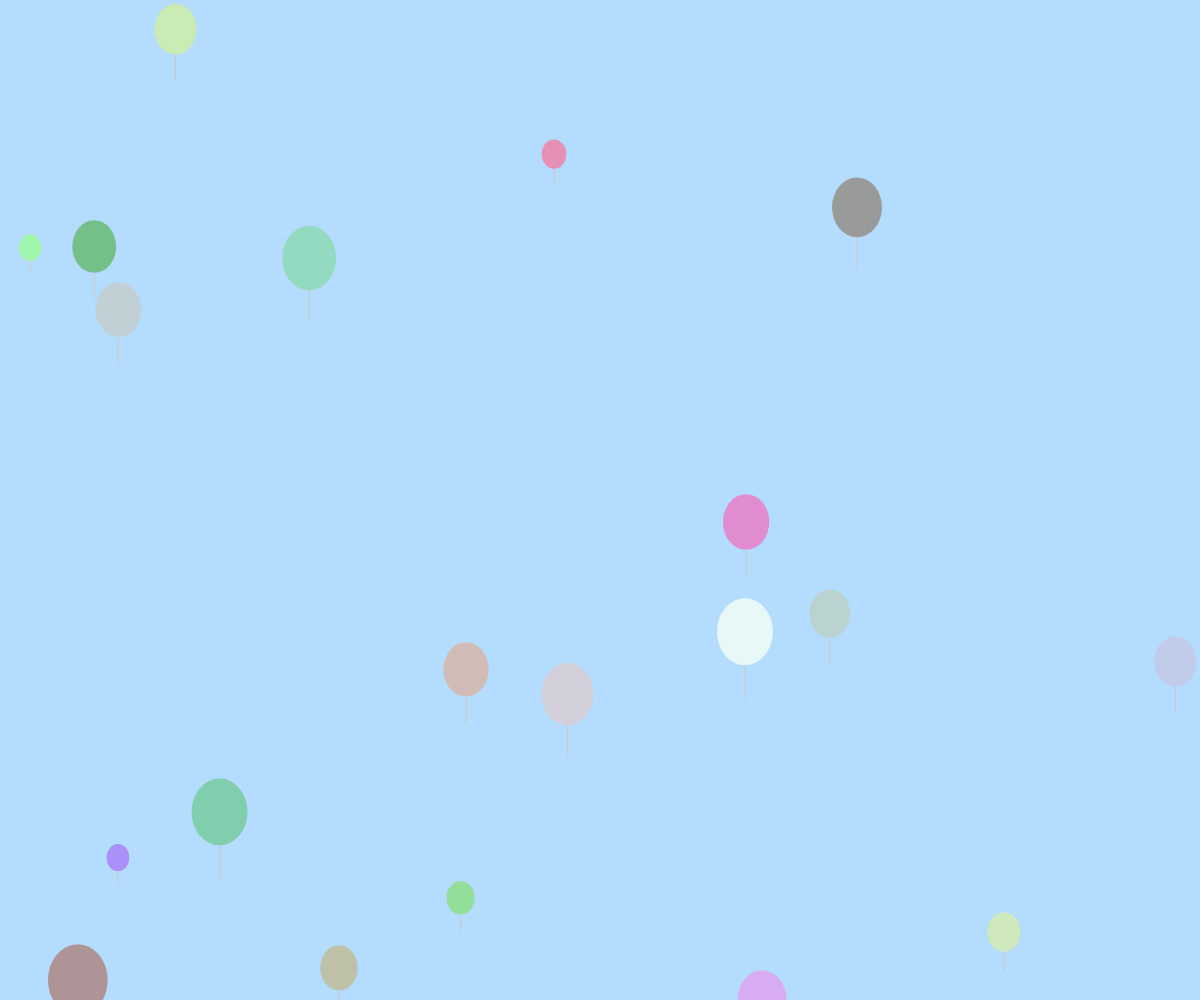
Frame 1 (no input)
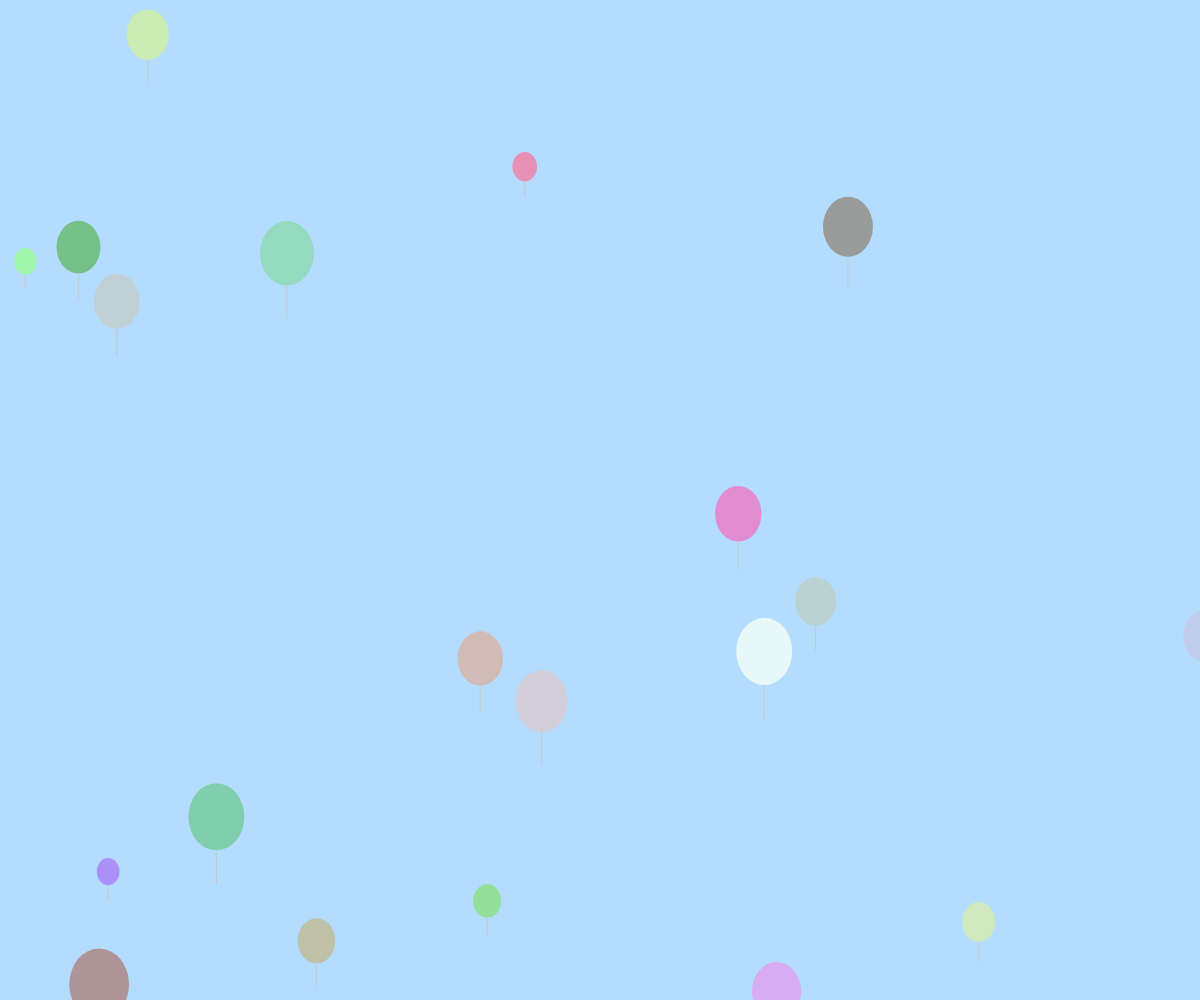
Frame 60 (no input)
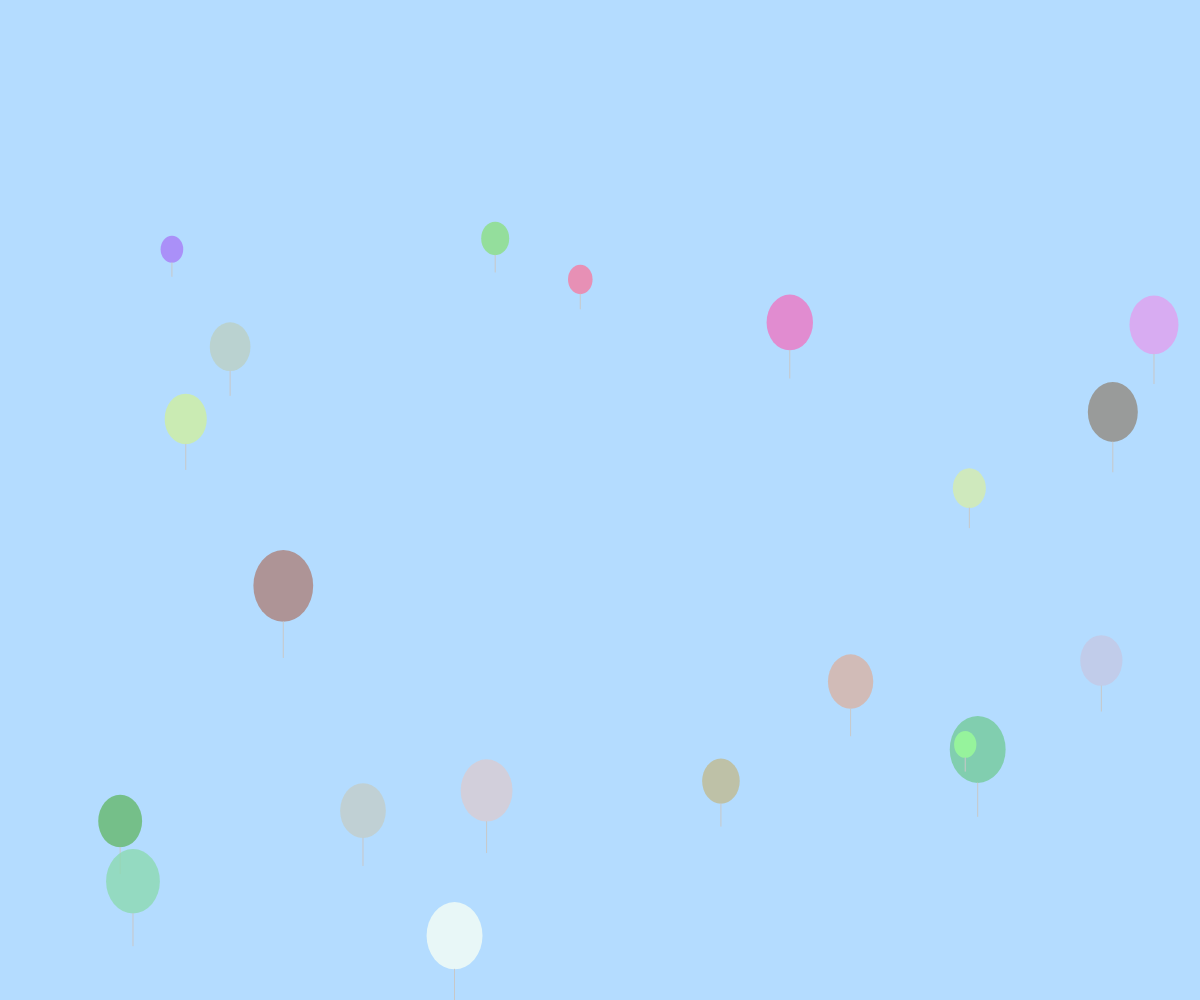
Frame 120 (the mouse pressed at the canvas centre since frame 60)

The p5.js sketch that drew these frames (run headless with seeded random() and noise() and a simulated clock; from frame 60 on, the mouse is pressed at the canvas centre):

// p5.js sketch
// ── sketch.js
let balloons = [];

function setup() {
  createCanvas(windowWidth, windowHeight);
  
  // Create floating balloons with varying properties
  for (let i = 0; i < 20; i++) {
    balloons.push({
      x: random(width),
      y: random(height),
      size: random(20, 60),
      speedX: random(-0.5, 0.5),
      speedY: random(-0.3, 0.3),
      color: color(random(100, 255), random(100, 255), random(100, 255), 200),
      bobPhase: random(TWO_PI)
    });
  }
}

function draw() {
  background(180, 220, 255); // Sky blue background
  
  // Update and display balloons
  for (let balloon of balloons) {
    // Gentle floating motion with bobbing effect
    balloon.x += balloon.speedX;
    balloon.y += balloon.speedY + sin(balloon.bobPhase) * 0.2;
    balloon.bobPhase += 0.02;
    
    // Wrap around screen edges
    if (balloon.x > width + balloon.size) balloon.x = -balloon.size;
    if (balloon.x < -balloon.size) balloon.x = width + balloon.size;
    if (balloon.y > height + balloon.size) balloon.y = -balloon.size;
    if (balloon.y < -balloon.size) balloon.y = height + balloon.size;
    
    // Draw the balloon
    fill(balloon.color);
    noStroke();
    ellipse(balloon.x, balloon.y, balloon.size, balloon.size * 1.2);
    
    // Add a simple string
    stroke(200);
    strokeWeight(1);
    line(balloon.x, balloon.y + balloon.size * 0.6, balloon.x, balloon.y + balloon.size * 1.2);
  }
}

function mousePressed() {
  // When clicked, make all balloons move to new random positions briefly
  for (let balloon of balloons) {
    balloon.x = random(width);
    balloon.y = random(height);
    balloon.speedX = random(-0.5, 0.5);
    balloon.speedY = random(-0.3, 0.3);
  }
}

function windowResized() {
  resizeCanvas(windowWidth, windowHeight);
}
